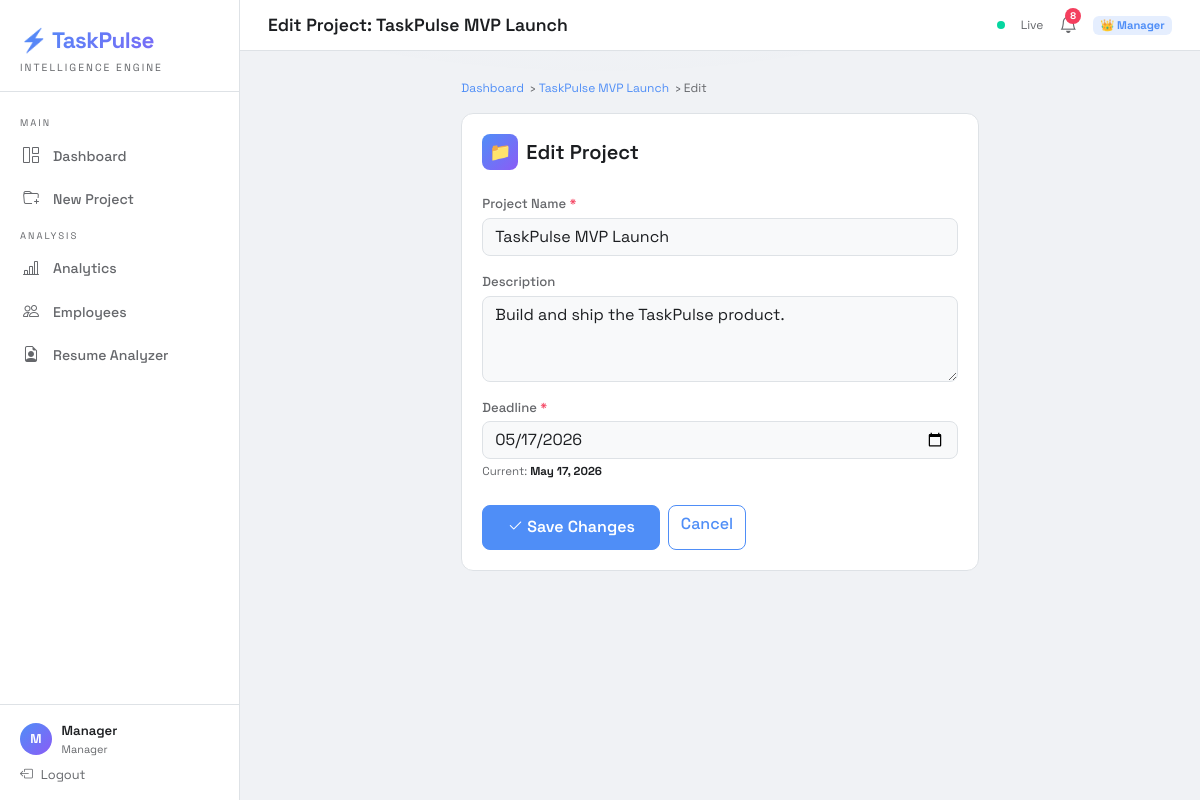
The app's page /project/edit/1 (signed in) with its own data.
### tables this page shows
CREATE TABLE user (
                id            INTEGER PRIMARY KEY AUTOINCREMENT,
                username      TEXT    NOT NULL UNIQUE,
                email         TEXT    NOT NULL UNIQUE,
                password_hash TEXT,
                role          TEXT    NOT NULL DEFAULT 'member',
                created_at    TEXT    NOT NULL DEFAULT (datetime('now'))
            );

CREATE TABLE project (
                id          INTEGER PRIMARY KEY AUTOINCREMENT,
                name        TEXT    NOT NULL,
                description TEXT,
                deadline    TEXT    NOT NULL,
                created_at  TEXT    NOT NULL DEFAULT (datetime('now')),
                created_by  INTEGER REFERENCES user(id)
            );

### app.py (the view)
@app.route('/project/edit/<int:pid>', methods=['GET', 'POST'])
@login_required
def edit_project(pid):
    p = db_get_project(pid)
    if not p: abort(404)
    if current_user.role != 'manager':
        flash('Only managers can edit projects.', 'warning'); return redirect(url_for('dashboard'))
    if request.method == 'POST':
        db_update_project(pid, request.form['name'], request.form['description'],
                          datetime.strptime(request.form['deadline'], '%Y-%m-%d'))
        flash('Project updated!', 'success'); return redirect(url_for('project_detail', pid=pid))
    return render_template('project_form.html', project=p)

### app.py (called while the page is built)
def get_db():
    os.makedirs(os.path.dirname(DB_PATH), exist_ok=True)
    conn = sqlite3.connect(DB_PATH)
    conn.row_factory = sqlite3.Row          # columns accessible by name
    conn.execute("PRAGMA foreign_keys = ON")
    return conn

def _parse_dt(s):
    if not s:
        return datetime.utcnow()
    for fmt in (DT_FMT, '%Y-%m-%d', '%Y-%m-%dT%H:%M:%S'):
        try:
            return datetime.strptime(s, fmt)
        except ValueError:
            continue
    return datetime.utcnow()

def db_get_user_by_id(uid):
    with get_db() as conn:
        cur = conn.cursor()
        cur.execute("SELECT * FROM user WHERE id = ?", (uid,))
        row = cur.fetchone()
        return UserObj(row) if row else None

def db_get_project(pid):
    with get_db() as conn:
        cur = conn.cursor()
        cur.execute("SELECT * FROM project WHERE id = ?", (pid,))
        row = cur.fetchone()
        return ProjectObj(row) if row else None

@login_manager.user_loader
def load_user(uid):
    return db_get_user_by_id(int(uid))

    def __getattr__(self, name):
        try:
            val = self._d[name]
        except KeyError:
            raise AttributeError(name)
        if name in ('created_at', 'deadline') and isinstance(val, str):
            return _parse_dt(val)
        return val

### templates/project_form.html (shortened to what this page needs)
{% extends "base.html" %}
{% block page_title %}{% if project %}Edit Project: {{ project.name }}{% else %}New Project{% endif %}{% endblock %}
{% block content %}
<div class="row justify-content-center">
  <div class="col-md-7">
    <div style="font-size:0.75rem;color:var(--text2);margin-bottom:1rem;">
      <a href="{{ url_for('dashboard') }}" style="color:var(--accent);text-decoration:none;">Dashboard</a>
      {% if project %}
      &nbsp;›&nbsp;<a href="{{ url_for('project_detail', pid=project.id) }}" style="color:var(--accent);text-decoration:none;">{{ project.name }}</a>
      &nbsp;›&nbsp;<span>Edit</span>
      {% else %}
      &nbsp;›&nbsp;<span>New Project</span>
      {% endif %}
    </div>
    <div class="tp-card">
      <div class="d-flex align-items-center gap-2 mb-4">
        <div style="width:36px;height:36px;border-radius:8px;background:linear-gradient(135deg,var(--accent),var(--accent2));display:flex;align-items:center;justify-content:center;font-size:1.1rem;">📁</div>
        <h5 style="font-weight:600;margin:0;">{% if project %}Edit{% else %}Create New{% endif %} Project</h5>
      </div>
      <form method="POST">
        <div class="mb-3">
          <label class="form-label">Project Name <span style="color:var(--danger);">*</span></label>
          <input type="text" name="name" class="form-control" placeholder="e.g. Website Redesign Q4"
            value="{{ project.name if project else '' }}" required autofocus>
        </div>
        <div class="mb-3">
          <label class="form-label">Description</label>
          <textarea name="description" class="form-control" rows="3"
            placeholder="Brief project overview, goals, scope...">{{ project.description if project else '' }}</textarea>
        </div>
        <div class="mb-4">
          <label class="form-label">Deadline <span style="color:var(--danger);">*</span></label>
          <input type="date" name="deadline" class="form-control"
            value="{{ project.deadline.strftime('%Y-%m-%d') if project else '' }}" required>
          {% if project %}
          <div style="font-size:0.72rem;color:var(--text2);margin-top:4px;">
            Current: <strong style="color:var(--text);">{{ project.deadline.strftime('%B %d, %Y') }}</strong>
          </div>
          {% endif %}
        </div>
        <div class="d-flex gap-2">
          <button type="submit" class="btn btn-primary" style="border-radius:8px;font-weight:600;padding:0.6rem 1.5rem;">
            <i class="bi bi-check2 me-1"></i>{% if project %}Save Changes{% else %}Create Project{% endif %}
          </button>
          {% if project %}
          <a href="{{ url_for('project_detail', pid=project.id) }}" class="btn btn-outline-accent">Cancel</a>
          {% else %}
          <a href="{{ url_for('dashboard') }}" class="btn btn-outline-accent">Cancel</a>
          {% endif %}
        </div>
      </form>
    </div>
  </div>
</div>
{% endblock %}

### templates/base.html (shortened to what this page needs)
<!DOCTYPE html>
<html lang="en">
<head>
<link href="https://cdn.jsdelivr.net/npm/bootstrap@5.3.0/dist/css/bootstrap.min.css" rel="stylesheet">
<link href="https://cdn.jsdelivr.net/npm/bootstrap-icons@1.11.0/font/bootstrap-icons.css" rel="stylesheet">
<link rel="stylesheet" href="/static/css/taskpulse.css">
</head>
<body>
{% if current_user.is_authenticated %}
<div class="sidebar">
  <div class="sidebar-brand">
    <div class="logo">⚡ TaskPulse</div>
    <div class="tagline">Intelligence Engine</div>
  </div>
  <nav class="sidebar-nav">
    <div class="nav-section">Main</div>
    <a href="{{ url_for('dashboard') }}" class="{% if request.endpoint == 'dashboard' %}active{% endif %}">
      <i class="bi bi-grid-1x2"></i><span>Dashboard</span>
    </a>
    {% if current_user.role == 'manager' %}
    <a href="{{ url_for('new_project') }}" class="{% if request.endpoint == 'new_project' %}active{% endif %}">
      <i class="bi bi-folder-plus"></i><span>New Project</span>
    </a>
    {% endif %}
    <div class="nav-section">Analysis</div>
    <a href="{{ url_for('analytics') }}" class="{% if request.endpoint == 'analytics' %}active{% endif %}">
      <i class="bi bi-bar-chart-line"></i><span>Analytics</span>
    </a>
    <a href="{{ url_for('employees') }}" class="{% if request.endpoint == 'employees' %}active{% endif %}">
      <i class="bi bi-people"></i><span>Employees</span>
    </a>
    <a href="{{ url_for('resume_analyzer') }}" class="{% if request.endpoint == 'resume_analyzer' %}active{% endif %}">
      <i class="bi bi-file-earmark-person"></i><span>Resume Analyzer</span>
    </a>
  </nav>
  <div class="sidebar-footer">
    <div class="user-pill">
      <div class="avatar">{{ current_user.username[0].upper() }}</div>
      <div>
        <div class="user-name">{{ current_user.username }}</div>
        <div class="user-role">{{ current_user.role.title() }}</div>
      </div>
    </div>
    <a href="{{ url_for('logout') }}" class="d-flex align-items-center gap-2 mt-2" style="color:var(--text2);text-decoration:none;font-size:0.8rem;">
      <i class="bi bi-box-arrow-left"></i><span>Logout</span>
    </a>
  </div>
</div>
<div class="main-wrap">
  <div class="topbar">
    <div class="topbar-title">{% block page_title %}Dashboard{% endblock %}</div>
    <div class="d-flex align-items-center gap-3">
      <span class="pulse-dot"></span>
      <span style="font-size:0.75rem;color:var(--text2);">Live</span>
      <div class="position-relative" style="cursor:pointer;" onclick="toggleNotifs()">
        <i class="bi bi-bell" style="font-size:1.1rem;color:var(--text2);"></i>
        <span id="notif-badge" style="display:none;position:absolute;top:-4px;right:-4px;width:16px;height:16px;background:var(--danger);border-radius:50%;font-size:0.6rem;display:flex;align-items:center;justify-content:center;color:white;font-weight:700;" id="notif-count">0</span>
      </div>
      <span class="badge" style="background:rgba(79,142,247,0.15);color:var(--accent);font-size:0.7rem;">
        {% if current_user.role == 'manager' %}👑 Manager{% else %}👤 Member{% endif %}
      </span>
    </div>
  </div>
  <div class="content">
    {% block content %}{% endblock %}
  </div>
</div>
{% else %}
{% block auth_content %}{% endblock %}
{% endif %}
</body>
</html>

### static/css/taskpulse.css (style rules this page uses)
:root { --bg: #f0f2f5; --bg2: #ffffff; --card: #ffffff; --card2: #f8f9fa; --border: #dee2e6; --accent: #4f8ef7; --accent2: #8b5cf6; --accent3: #06d6a0; --danger: #f43f5e; --warn: #f59e0b; --text: #1c1e21; --text2: #65676b; --glow: 0 4px 20px rgba(0,0,0,0.06); --radius: 10px; --radius-sm:6px; }
*, *::before, *::after { box-sizing: border-box; margin: 0; padding: 0; }
html { scroll-behavior: smooth; }
body { background: var(--bg); color: var(--text); font-family: 'Space Grotesk', sans-serif; min-height: 100vh; font-size: 15px; line-height: 1.5; }
body::before { content: ''; position: fixed; inset: 0; pointer-events: none; z-index: 0; background: radial-gradient(ellipse 80% 50% at 50% -20%, rgba(79,142,247,0.05) 0%, transparent 60%); }
a { color: var(--accent); text-decoration: none; }
.sidebar { width: 240px; min-height: 100vh; background: var(--bg2); border-right: 1px solid var(--border); position: fixed; top: 0; left: 0; z-index: 100; display: flex; flex-direction: column; transition: width .25s ease; }
.sidebar-brand { padding: 1.5rem 1.25rem 1rem; border-bottom: 1px solid var(--border); }
.sidebar-nav { flex: 1; padding: 1rem 0; overflow-y: auto; }
.sidebar-nav a { display: flex; align-items: center; gap: 0.75rem; padding: 0.6rem 1.25rem; color: var(--text2); font-size: 0.875rem; font-weight: 500; border-left: 3px solid transparent; transition: all .18s ease; border-radius: 0 6px 6px 0; }
.sidebar-nav a i { font-size: 1rem; width: 18px; flex-shrink: 0; }
.sidebar-footer { padding: 1rem 1.25rem; border-top: 1px solid var(--border); }
.user-pill { display: flex; align-items: center; gap: 0.65rem; }
.avatar { width: 34px; height: 34px; border-radius: 50%; background: linear-gradient(135deg, var(--accent), var(--accent2)); display: flex; align-items: center; justify-content: center; font-size: 0.85rem; font-weight: 700; color: #fff; flex-shrink: 0; }
.main-wrap { margin-left: 240px; min-height: 100vh; position: relative; z-index: 1; }
.topbar { background: var(--bg2); border-bottom: 1px solid var(--border); padding: 0.75rem 1.75rem; display: flex; align-items: center; justify-content: space-between; position: sticky; top: 0; z-index: 50; backdrop-filter: blur(10px); }
.topbar-title { font-size: 1.05rem; font-weight: 600; }
.content { padding: 1.75rem; }
.tp-card { background: var(--card); border: 1px solid var(--border); border-radius: var(--radius); padding: 1.25rem; transition: border-color .2s, box-shadow .2s; }
.btn { border-radius: var(--radius-sm); font-weight: 500; transition: all .18s; }
.btn-primary { background: var(--accent); border-color: var(--accent); color: #fff; }
.btn-outline-accent { border: 1px solid var(--accent); color: var(--accent); background: transparent; }
.form-control, .form-select { background: var(--card2); border: 1px solid var(--border); color: var(--text); border-radius: var(--radius-sm); font-family: 'Space Grotesk', sans-serif; transition: border-color .18s, box-shadow .18s; }
.form-control::placeholder { color: var(--text2); }
.form-label { font-size: 0.8rem; font-weight: 500; color: var(--text2); margin-bottom: 4px; display: block; }
textarea.form-control { resize: vertical; }
.pulse-dot { width: 8px; height: 8px; border-radius: 50%; background: var(--accent3); display: inline-block; animation: pulse-anim 2s infinite; }

### records on screen
user: username "M", username "Manager", role "Manager"
project: name "TaskPulse MVP Launch", description "Build and ship the TaskPulse product.", deadline "May 17, 2026"
